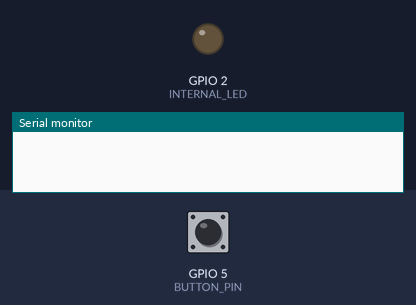
The sketch below on a simulated ESP32. Shown: output pins drawn as LEDs (lit = HIGH), the last lines printed to the serial monitor. The inputs (shaded band) are chosen by the test bench; at power-on: GPIO 5 (BUTTON_PIN) HIGH. WiFi joins after 1.5 s; servers stay silent unless stated.

Above: at 0.0 s.
At 2.7 s:
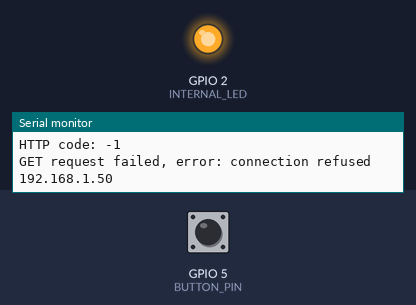
Timing chart, 0 to 4.2 s (numbered marks = the images above):
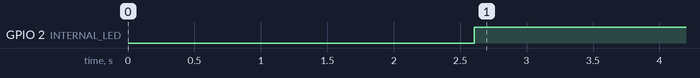

The sketch:

Data_processor_MCU.ino
```cpp
#include <Arduino.h>
#include <WiFi.h>
#include <HTTPClient.h>

/*********** Global variable declaraion **************/
#define INTERNAL_LED 2
#define BUTTON_PIN 5
#define WAKEUP_GPIO GPIO_NUM_5

const char* ssid = "Your router's ssid";
const char* password = "Your router's password";
const char* url = "http://loclahost:5000/send";

volatile bool button_pressed = false;

// HTTP related variables
HTTPClient http;
String payload;

// Data process related variables
float ra, dec;
char buffer[64];

/*********** End of global variable declaraion ********/


/*********** Function prototype declarations **********/

// Processing the payload and convering it to usable data
void process_data(char* buffer);

// Executes the whole http process
void handle_http(const char* input_url, String input_payload);

void IRAM_ATTR handleButtonInterrupt();

int read_button(int input_pin);

/****** End of function prototype declarations ********/


void setup(){
    pinMode(BUTTON_PIN, INPUT_PULLUP);
    pinMode(INTERNAL_LED, OUTPUT);

    esp_sleep_enable_ext0_wakeup(WAKEUP_GPIO, HIGH);

    Serial.begin(115200);
    delay(1000);

    WiFi.mode(WIFI_STA);
    WiFi.begin(ssid, password);

    attachInterrupt(digitalPinToInterrupt(BUTTON_PIN), handleButtonInterrupt, FALLING);
}

void loop(){

  if(WiFi.status() != WL_CONNECTED){
    digitalWrite(2, LOW);
  }else{
    digitalWrite(2, HIGH);
    Serial.println(WiFi.localIP());
  }

  handle_http(url,payload);

  // Temporary solution until button functionality is not implemented
  if(button_pressed){
    button_pressed = false;
    Serial.println("Button is pressed!");
  }

  process_data(buffer);
}

/****************** Functions ********************/

void handle_http(const char* input_url, String input_payload){

  http.begin(input_url);
  http.addHeader("Content-Type", "charset=utf-8");
  int httpCode = http.GET();
  Serial.printf("HTTP code: %d\n", httpCode);

  if (httpCode > 0) {
            input_payload = http.getString();
          }else{
            Serial.printf("GET request failed, error: %s\n", http.errorToString(httpCode).c_str());
          }
  http.end();
}

/*************************************************/
void process_data(char* buffer){

  payload.trim();
  payload.toCharArray(buffer, sizeof(buffer));

  char *token = strtok(buffer, ",");

  if (token != NULL) {
    ra = atof(token);
    token = strtok(NULL, ",");

    if (token != NULL) {
      dec = atof(token);
      Serial.printf("RA = %.5f, DEC = %.5f\n", ra, dec);
    }
  }
}

/*************************************************/
void IRAM_ATTR handleButtonInterrupt(){
    esp_deep_sleep_start();
}

/*************************************************/
int read_button(int input_pin){
  int buttonState = digitalRead(input_pin);
  return buttonState;
}
/*************** End of functions ***************/
```

Measured:
- by itself, GPIO 2 (INTERNAL_LED): LOW → HIGH at 2.6 s
